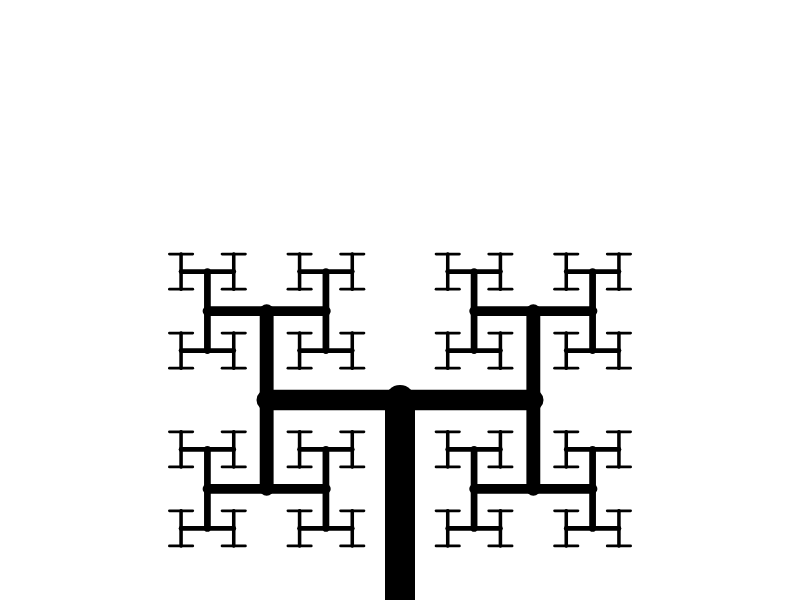
Frame 1 (no input)
Frame 60 (no input): identical to frame 1, image omitted
Frame 120 (the mouse pressed at the canvas centre since frame 60): identical to frame 1, image omitted

The p5.js sketch that drew this single still picture (run headless with seeded random() and noise() and a simulated clock; from frame 60 on, the mouse is pressed at the canvas centre):

// p5.js sketch
// ── sketch.js
let angle;

function setup() {
  createCanvas(800, 600);
  
  stroke(0);
  strokeWeight(2);
  angle = PI/2;
}

function draw() {
  background(255);

  translate(width / 2, height);
  branch(200);
}


function branch(len) {
  let sw = map(len , 0, 200, 1, 30);
  strokeWeight(sw);
  
  line(0, 0, 0, -len);
  translate(0, -len);

  len = len * 2 / 3;

  if (len > 10) {
    push();
    rotate(angle);
    branch(len);
    pop();

    push();
    rotate(-angle);
    branch(len);
    pop();
  }
}
